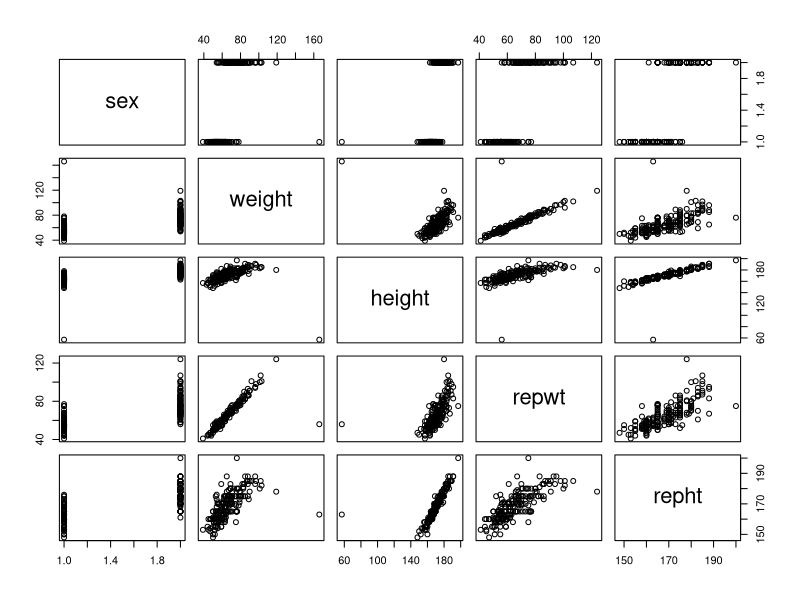
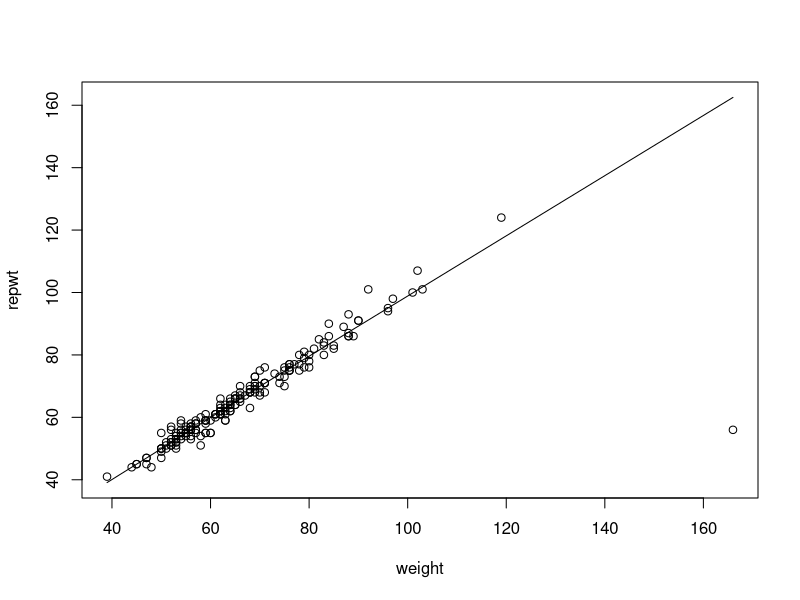
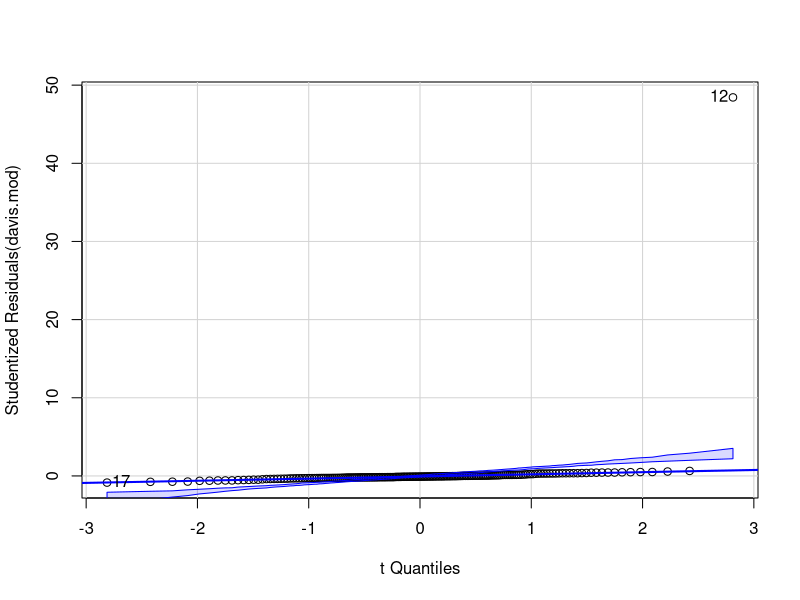
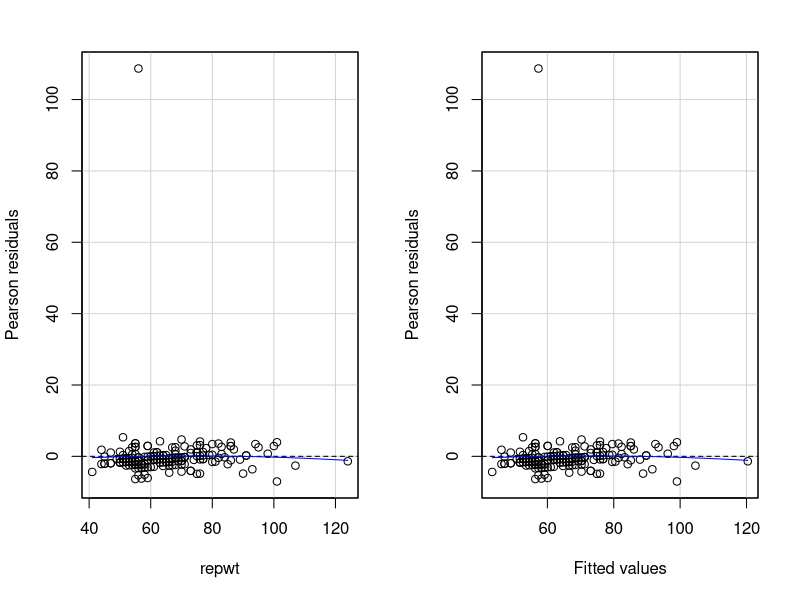
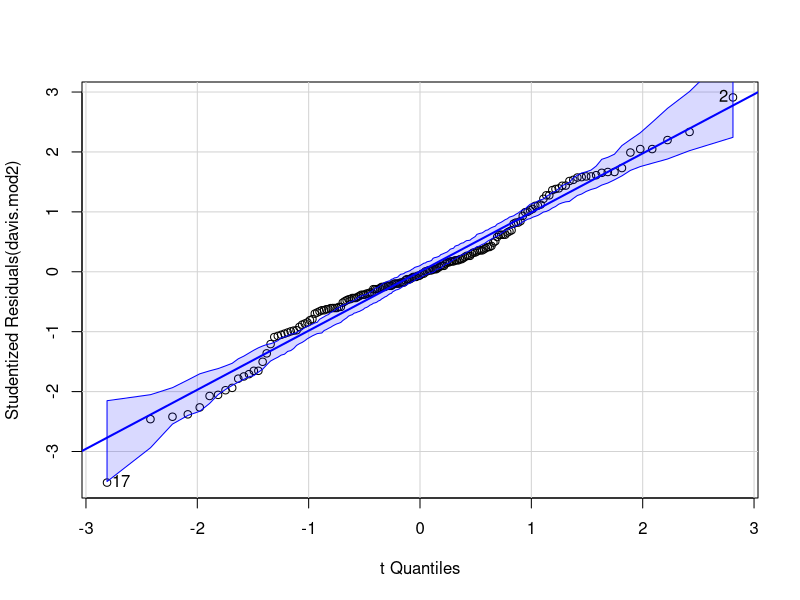
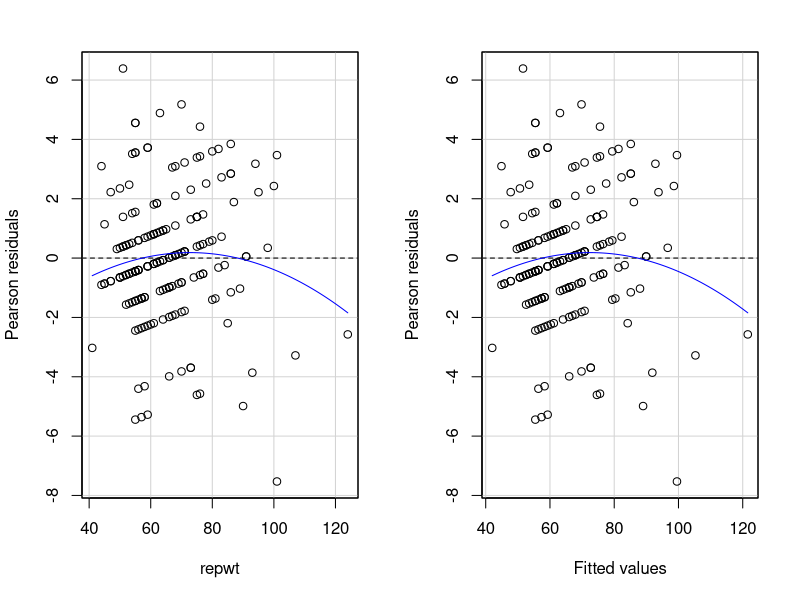

These charts were generated, in order, by the following R code:
## BNE RLad-5.R
##########################################
## Regression
# A very simple example
##########################################

library(car)
library(carData)
data(Davis)
nrow(Davis)
names(Davis)
plot(Davis)
# First model named davis.mod
davis.mod <- lm(weight ~ repwt, data = Davis)
davis.mod
summary(davis.mod)
confint(davis.mod)

library(lattice)
with(Davis, scatter.smooth(weight, repwt))
with(Davis, which.max(weight))

# Update model to make davis.mod2
davis.mod2 <- update(davis.mod, subset = -12)
summary(davis.mod2)

cbind(Original = coef(davis.mod), NoCase12 = coef(davis.mod2))

## Data without extreme value and subsetting for fema
davis.modf <- lm(weight ~ repwt,
  data = Davis,
  subset = sex == "F"
)
summary(davis.modf)
cbind(
  Original = coef(davis.mod), NoCase12 = coef(davis.mod2),
  Female = coef(davis.modf)
)

## Compare the two models
qqPlot(davis.mod)
residualPlots(davis.mod)

qqPlot(davis.mod2)
residualPlots(davis.mod2)

